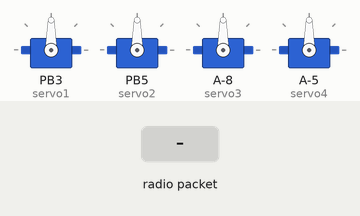
Simulated run of this sketch. Board: ATtiny85, built with avr-gcc and run on an emulated ATtiny85. On the bench: 4 × servo. The test bench sets the inputs (shaded band). No radio packets arrive unless stated; what the sketch prints to the serial monitor is not drawn.

Above: at 1.2 s.
1.3 s: radio packet "A" arrives
At 3.8 s:
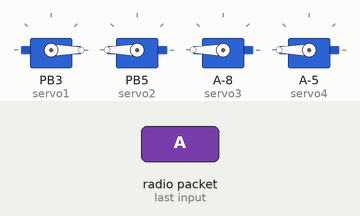
4.3 s: radio packet "B" arrives
At 7.0 s:
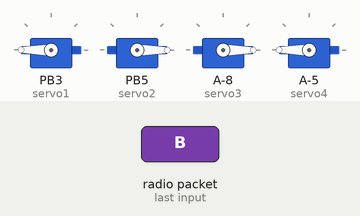
7.3 s: radio packet "C" arrives
At 7.7 s:
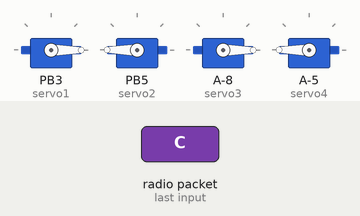
10.3 s: radio packet "D" arrives
At 11.2 s:
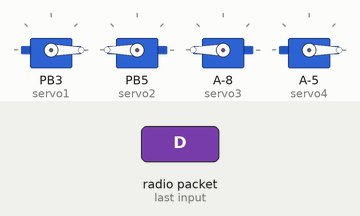
13.3 s: radio packet "E" arrives
At 13.7 s:
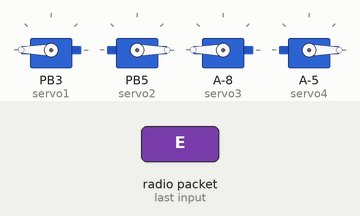
16.3 s: radio packet "F" arrives
At 17.2 s:
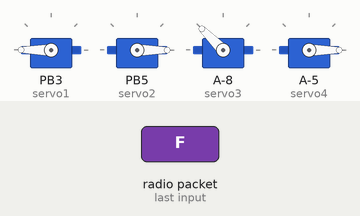
Timing chart, 0 to 19.4 s (numbered marks = the images above; inputs shaded):
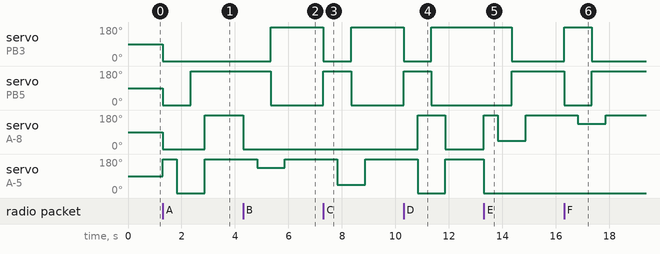

The sketch:

MaM95Vevo.ino
```cpp
// (licence header left out)
#include <VirtualWire.h>
#include <SoftwareServo.h>

SoftwareServo servo1; //fel, le
SoftwareServo servo2; //fel, le
SoftwareServo servo3; //előre, hátra
SoftwareServo servo4; //előre, hátra

int delayDef = 2;

void setup()
{
    servo1.attach(3);
    servo2.attach(5);
    servo3.attach(6);
    servo4.attach(9);


    Serial.begin(9600); // Debugging only
    Serial.println("vevo");
    // Initialise the IO and ISR
    vw_set_ptt_inverted(true); // Required for DR3100
    vw_setup(2000);      // Bits per sec
    vw_rx_start();       // Start the receiver PLL running
}

//szervo pozíció beállítás adott helyzetre
void setPosition(int servDeg1, int servDeg2, int servDeg3, int servDeg4){
    for (int i=0; i <= 200; i++){
      //fel/le
      servo1.write(servDeg1);
      servo2.write(servDeg2);
      //előre/hátra
      servo3.write(servDeg3);
      servo4.write(servDeg4);
      SoftwareServo::refresh();
      delay(delayDef);
    }
}


//előre, és hátra függvény
void elore(bool isElore){

    int maxDeg = 180;
    int minDeg = 0;
    if (isElore == false){
      maxDeg = 0;
      minDeg = 180;
    }

    //lent, elől
    setPosition(minDeg, maxDeg, minDeg, maxDeg);

    //lent hátra
    setPosition(minDeg, maxDeg, maxDeg, minDeg);

    //fel, hátra
    setPosition(maxDeg, minDeg, maxDeg, minDeg);

    //fel, előre
    setPosition(maxDeg, minDeg, minDeg, maxDeg);
}

void fordulas(int iranyEro, bool isElore){

    int kanyar = 135;
    if (iranyEro == 1 || iranyEro == 3){
      kanyar = 45;
    }

    int maxDeg = 180;
    int minDeg = 0;
    if (iranyEro == 3 || iranyEro == 4){
      maxDeg = 0;
      minDeg = 180;
    }

    if (isElore == false){
      //ha hátra menet van akkor megfordítjuk
      if (maxDeg == 0){
        maxDeg = 180;
        minDeg = 0;
      }
    }

    //lent elől
    setPosition(minDeg, maxDeg, minDeg, maxDeg);

    //lent hátra
    if (iranyEro == 1 || iranyEro == 2){
      setPosition(minDeg, maxDeg, minDeg, kanyar);
    }else{
      setPosition(minDeg, maxDeg, kanyar, maxDeg);
    }

    //fel hátul
    if (iranyEro == 1 || iranyEro == 2){
      setPosition(maxDeg, minDeg, minDeg, kanyar);
    }else{
      setPosition(maxDeg, minDeg, kanyar, maxDeg);
    }

    //fel előre
    setPosition(maxDeg, minDeg, minDeg, maxDeg);
}

void hatraFordulKanyar(bool isBalra, bool isElore){

    int maxDeg = 180;
    int minDeg = 0;
    if (isElore == false){
      maxDeg = 0;
      minDeg = 180;
    }

    //fent, lent // elől
    if (isBalra){
      setPosition(minDeg, minDeg, minDeg, maxDeg);
    }else{
      setPosition(maxDeg, maxDeg, minDeg, maxDeg);
    }

    // fent, lent // elől, hátul
    if (isBalra){
      setPosition(minDeg, minDeg, minDeg, minDeg);
    }else{
      setPosition(maxDeg, maxDeg, maxDeg, maxDeg);
    }

    // lent // elől, hátul
    if (isBalra){
      setPosition(minDeg, maxDeg, minDeg, minDeg);
    }else{
      setPosition(minDeg, maxDeg, maxDeg, maxDeg);
    }

    // lent // hátul, elől
    if (isBalra){
      setPosition(minDeg, maxDeg, maxDeg, maxDeg);
    }else{
      setPosition(minDeg, maxDeg, minDeg, minDeg);
    }


}


void loop()
{


    uint8_t buf[VW_MAX_MESSAGE_LEN];
    uint8_t buflen = VW_MAX_MESSAGE_LEN;
    if (vw_get_message(buf, &buflen)) // Non-blocking
    {
        int i;
        digitalWrite(13, true); // Flash a light to show received good message
        // Message with a good checksum received, dump it.
        Serial.print("Got: ");

        for (i = 0; i < buflen; i++)
        {
            //Serial.print(buf[i], HEX);
            Serial.print(buf[i]);

            //mozgás meghatározása
            switch (buf[i]) {
              //előre
              case 65: //A
                hatraFordulKanyar(true, true);
                break;
              case 66: //B
                fordulas(2, true);
                break;
              case 67: //C
                fordulas(1, true);
                break;
              case 68: //D
                elore(true);
                break;
              case 69: //E
                fordulas(3, true);
                break;
              case 70: //F
                fordulas(4, true);
                break;
              case 71: //G
                hatraFordulKanyar(false, true);
                break;

              //hátramenet
              case 97: //a
                hatraFordulKanyar(true, false);
                break;
              case 98: //b
                fordulas(2, false);
                break;
              case 99: //c
                fordulas(1, false);
                break;
              case 100: //d
                elore(false);
                break;
              case 101: //e
                fordulas(3, false);
                break;
              case 102: //f
                fordulas(4, false);
                break;
              case 103: //g
                hatraFordulKanyar(false, false);
                break;
              break;
            }


            Serial.print(" ");
        }
        Serial.println("");
        digitalWrite(13, false);
    }
}
```

Measured:
- after the input at 1.3 s, servo on PB3 (servo1): 90° → 0° at once; servo on PB5 (servo2): 90° → 0° at once, → 180° 1.0 s later; servo on A-8 (servo3): 90° → 0° at once, → 180° 1.6 s later; servo on A-5 (servo4): 90° → 180° at once, → 0° 0.52 s later, → 180° 1.0 s later
- after the input at 4.3 s, servo on PB3 (servo1): 0° → 180° after 1.0 s; servo on PB5 (servo2): 180° → 0° after 1.0 s; servo on A-8 (servo3): 180° → 0° at once; servo on A-5 (servo4): 180° → 135° after 0.52 s, → 180° 1.0 s later
- after the input at 7.3 s, servo on PB3 (servo1): 180° → 0° at once, → 180° 1.0 s later; servo on PB5 (servo2): 0° → 180° at once, → 0° 1.0 s later; servo on A-5 (servo4): 180° → 45° after 0.52 s, → 180° 1.0 s later
- after the input at 10.3 s, servo on PB3 (servo1): 180° → 0° at once, → 180° 1.0 s later; servo on PB5 (servo2): 0° → 180° at once, → 0° 1.0 s later; servo on A-8 (servo3): 0° → 180° after 0.52 s, → 0° 1.0 s later; servo on A-5 (servo4): 180° → 0° after 0.52 s, → 180° 1.0 s later
- after the input at 13.3 s, servo on PB3 (servo1): 180° → 0° after 1.0 s; servo on PB5 (servo2): 0° → 180° after 1.0 s; servo on A-8 (servo3): 0° → 180° at once, → 45° 0.52 s later, → 180° 1.0 s later; servo on A-5 (servo4): 180° → 0° at once
- after the input at 16.3 s, servo on PB3 (servo1): 0° → 180° at once, → 0° 1.0 s later; servo on PB5 (servo2): 180° → 0° at once, → 180° 1.0 s later; servo on A-8 (servo3): 180° → 135° after 0.52 s, → 180° 1.0 s later
